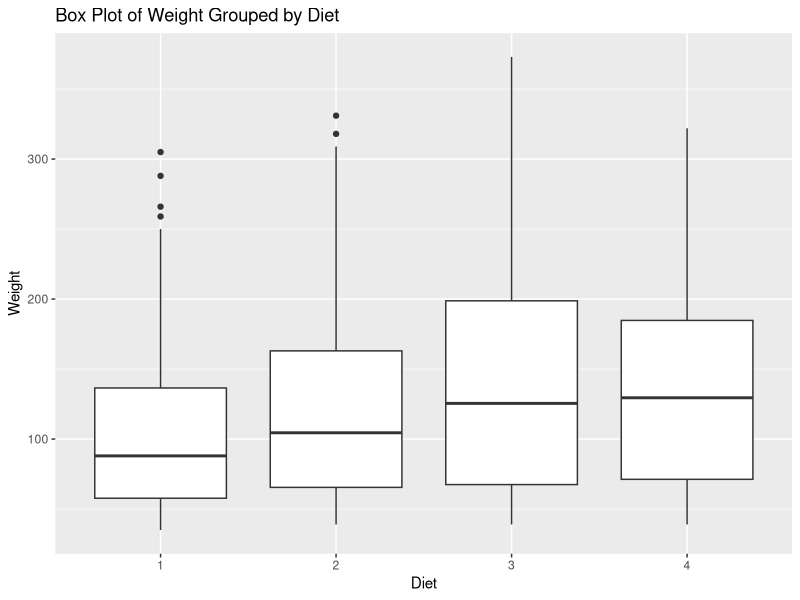
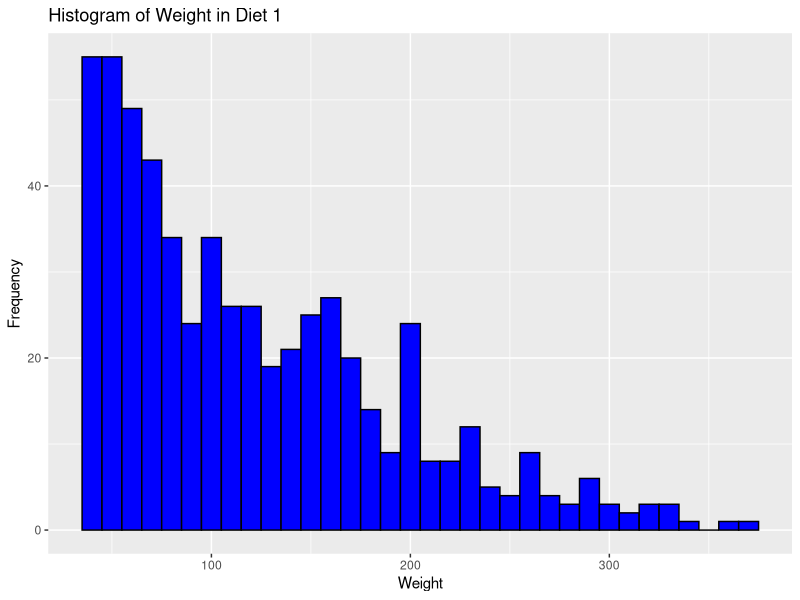
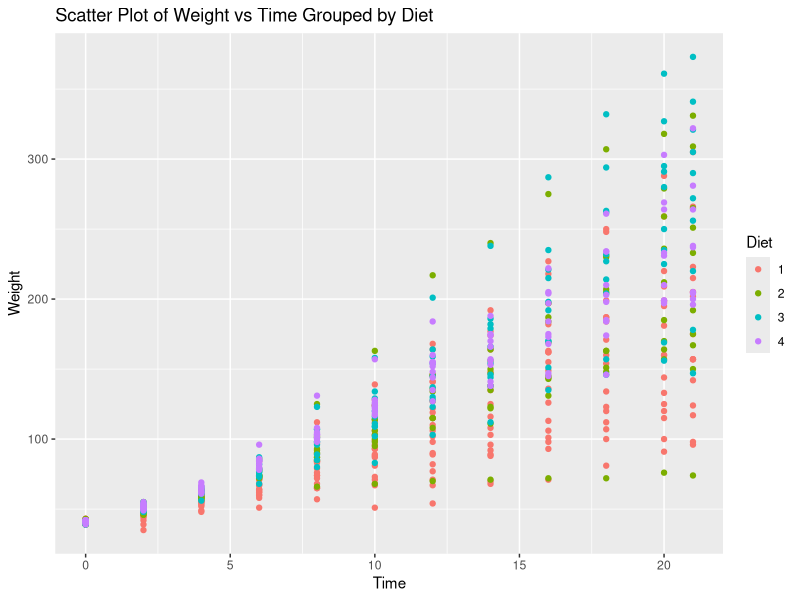

Write R code to recreate these figures, in order.
install.packages("ggplot2")
data(ChickWeight)

# Load necessary libraries
library(ggplot2)

# a. Create Box plot for "weight" grouped by "Diet"
ggplot(ChickWeight, aes(x = factor(Diet), y = weight)) +
  geom_boxplot() +
  labs(title = "Box Plot of Weight Grouped by Diet", x = "Diet", y = "Weight")

# b. Create Histogram for "weight" in Diet 1
ggplot(ChickWeight, aes(x = weight)) +
  geom_histogram(binwidth = 10, fill = "blue", color = "black") +
  labs(title = "Histogram of Weight in Diet 1", x = "Weight", y = "Frequency")

# c. Create Scatter plot for "weight" vs "Time" grouped by Diet
ggplot(ChickWeight, aes(x = Time, y = weight, color = factor(Diet))) +
  geom_point() +
  labs(title = "Scatter Plot of Weight vs Time Grouped by Diet", x = "Time", y = "Weight") +
  scale_color_discrete(name = "Diet")
